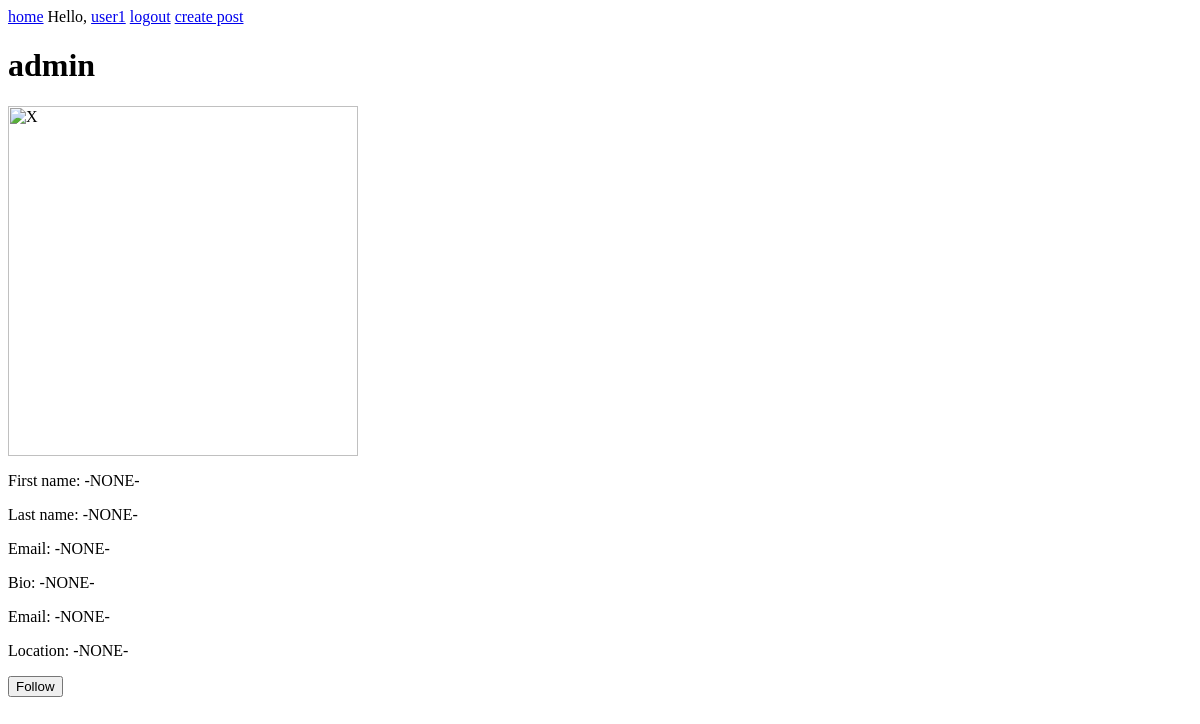
/get_user/1/ (signed in), run on an earlier commit of the app's database.
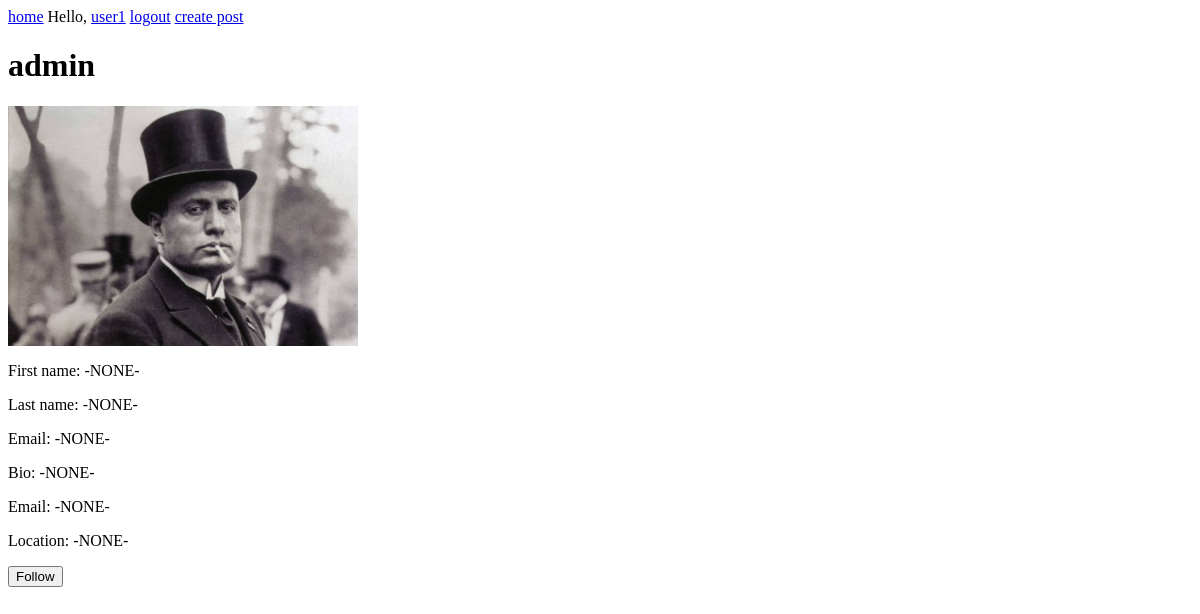
And on a later commit of the database.
### main/models.py (models this page shows, shortened)
class Profile(models.Model):
    user = models.OneToOneField(User, on_delete=models.CASCADE, related_name='profile')
    avatar = models.ImageField(verbose_name='Аватар', upload_to='pics/ava/%Y/%m/%d/', blank=True)
    bio = models.TextField(max_length=500, blank=True)
    birth_date = models.DateField(null=True, blank=True)
    location = models.CharField(max_length=30, blank=True)
    created_at = models.DateTimeField(auto_now_add=True)
    class Meta:
        verbose_name = 'Профиль'
        verbose_name_plural = 'Профили'

### main/views.py (the view, shortened to what this page needs)
# urls.py: path('get_user/<int:user_id>/', get_user, name='get_user'),
def get_user(request, user_id):
    user_from = User.objects.get(pk=request.user.id)
    user_to = User.objects.get(pk=user_id)
    if_follow_2 = Follow.objects.filter(user_from=user_from, user_to=user_to)
    profile = Profile.objects.get(user_id=user_id)
    posts = Posts.objects.filter(user_id=user_id)
    if_follow = Follow.objects.filter(user_from=user_from, user_to=user_to)
    return render(request, 'main/get_user.html', {
        'user': user_to,
        'profile': profile,
        'posts': posts,
        'title': 'My profile',
        'if_follow': if_follow,
    })

### main/templates/main/get_user.html (shortened to what this page needs)
<div>
    <a href="{% url 'home' %}"> home</a>
    {% if not request.user.is_authenticated %}
        <a href="{% url 'login' %}"> login</a>
        <a href="{% url 'register' %}"> register</a>
    {% else %}
        <span>Hello, <a href="{% url 'my_profile' %}"> {{ request.user.username }}</a></span>
        <a href="{% url 'logout' %}"> logout</a>
        <a href="{% url 'create' %}"> create post</a>
    {% endif %}
</div>
<h1>{{ user.username }}</h1>
{% if profile.avatar %}
    <img src="{{ profile.avatar.url }}" alt="XXX" width="350" >
{% else %}
    <img src="https://ih1.redbubble.net/image.1417647673.2505/st,small,507x507-pad,600x600,f8f8f8.jpg" alt="X" width="350">
{% endif %}
{% if user.first_name %}
    <p>First name: {{ user.first_name }}</p>
{% else %}
    <p>First name: -NONE-</p>
{% endif %}
{% if user.last_name %}
    <p>Last name: {{ user.last_name }}</p>
{% else %}
    <p>Last name: -NONE-</p>
{% endif %}
{% if user.email %}
    <p>Email: {{ user.email }}</p>
{% else %}
    <p>Email: -NONE-</p>
{% endif %}
{% if user.bio %}
    <p>Bio: {{ profile.bio }}</p>
{% else %}
    <p>Bio: -NONE-</p>
{% endif %}
{% if user.birth_date %}
    <p>Email: {{ profile.birth_date }}</p>
{% else %}
    <p>Email: -NONE-</p>
{% endif %}
{% if user.location %}
    <p>Location: {{ profile.location }}</p>
{% else %}
    <p>Location: -NONE-</p>
{% endif %}
{% if request.user.id != user.id %}
    {% if if_follow %}
        <p>You already follow {{ user.username }}</p>
        <form method="post">
            {% csrf_token %}
            <div><button type="submit" > Stop follow </button></div>
        </form>
    {% else %}
        <form method="post">
            <div><button type="submit" > Follow </button></div>
        </form>
    {% endif %}
{% endif %}

What changed in the data, as far as the page shows it:
now on this page (row edited): Profile: avatar (picture)
